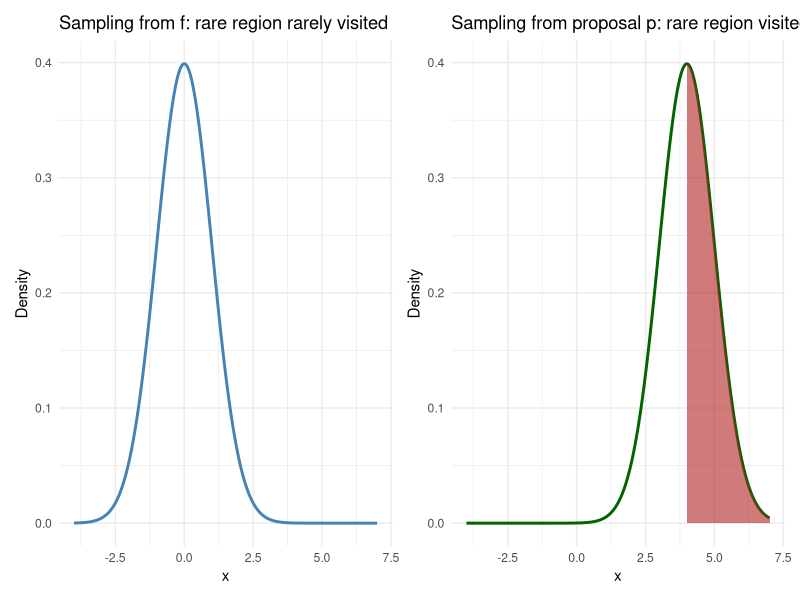
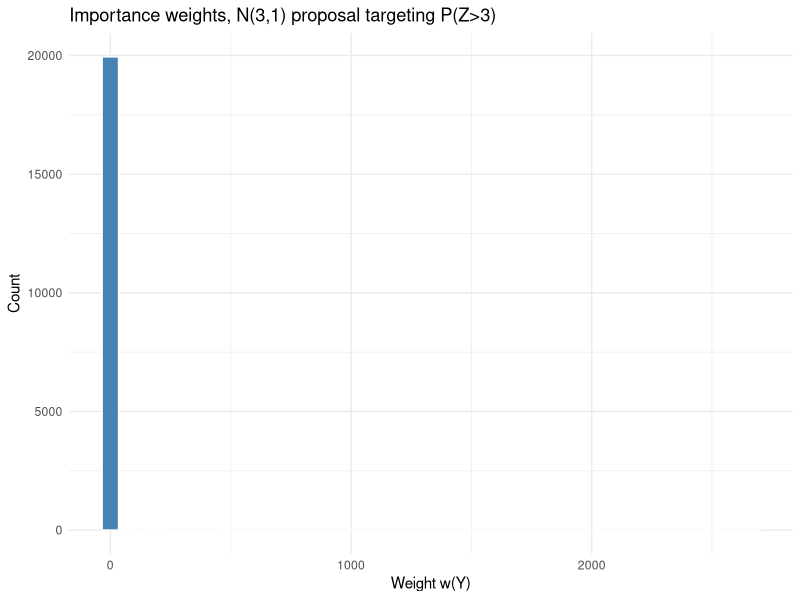
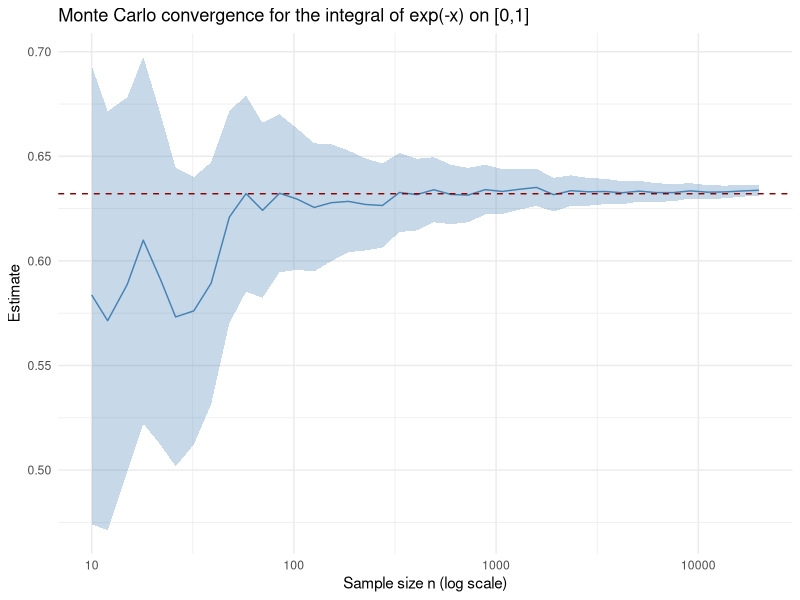

The R source for these figures, in order:
## ---- chunk 1
knitr::opts_chunk$set(
    echo = TRUE,
    warning = FALSE,
    message = FALSE,
    fig.align = "center",
    fig.width = 7,
    fig.height = 4.5
)

set.seed(123)
library(tidyverse)
library(ggplot2)
library(dplyr)
library(knitr)
library(kableExtra)
library(gridExtra)
library(patchwork)
## ---- chunk 2
x_grid <- seq(-4, 7, length.out = 400)
f_density <- dnorm(x_grid, 0, 1)
p_density <- dnorm(x_grid, 4, 1)

rare_region <- tibble(x = x_grid[x_grid >= 4], y = dnorm(x_grid[x_grid >= 4], 0, 1))

p_naive <- ggplot() +
  geom_line(data = tibble(x = x_grid, y = f_density), aes(x, y), colour = "steelblue", linewidth = 1) +
  geom_area(data = rare_region, aes(x, y), fill = "firebrick", alpha = 0.6) +
  labs(title = "Sampling from f: rare region rarely visited", x = "x", y = "Density") +
  theme_minimal(base_size = 11)

p_importance <- ggplot() +
  geom_line(data = tibble(x = x_grid, y = p_density), aes(x, y), colour = "darkgreen", linewidth = 1) +
  geom_area(data = rare_region, aes(x, y = dnorm(x, 4, 1)), fill = "firebrick", alpha = 0.6) +
  labs(title = "Sampling from proposal p: rare region visited often", x = "x", y = "Density") +
  theme_minimal(base_size = 11)

p_naive + p_importance
## ---- chunk 3
set.seed(123)

#' Basic Monte Carlo integration estimator
#'
#' Purpose: implements Algorithm 3.1.
#'
#' Arguments:
#'   sampler_function     zero-argument function returning one draw from f
#'   integrand_function   the function g to average
#'   sample_size          number of Monte Carlo draws
#'
#' Returns:
#'   a list with the point estimate and standard error
#'
#' Example:
#'   monte_carlo_integrate(function() runif(1), function(x) exp(-x), 2000)
monte_carlo_integrate <- function(sampler_function, integrand_function, sample_size) {
  simulated_draws <- vapply(seq_len(sample_size), function(i) sampler_function(), numeric(1))
  g_values <- integrand_function(simulated_draws)

  list(
    estimate = mean(g_values),
    standard_error = sd(g_values) / sqrt(sample_size)
  )
}

#' Importance sampling estimator
#'
#' Purpose: implements Algorithm 3.2.
#'
#' Arguments:
#'   proposal_sampler      zero-argument function returning one draw from p
#'   target_density        function evaluating f(x)
#'   proposal_density       function evaluating p(x)
#'   integrand_function     the function g
#'   sample_size            number of importance samples
#'
#' Returns:
#'   a list with the point estimate, standard error, and importance
#'   weights (useful for diagnosing weight degeneracy)
#'
#' Example:
#'   importance_sampling_estimate(
#'     function() rnorm(1, mean = 3, sd = 1),
#'     function(x) dnorm(x, 0, 1),
#'     function(x) dnorm(x, 3, 1),
#'     function(x) as.numeric(x > 3),
#'     2000
#'   )
importance_sampling_estimate <- function(proposal_sampler, target_density, proposal_density,
                                          integrand_function, sample_size) {
  simulated_draws <- vapply(seq_len(sample_size), function(i) proposal_sampler(), numeric(1))
  importance_weights <- target_density(simulated_draws) / proposal_density(simulated_draws)
  weighted_values <- integrand_function(simulated_draws) * importance_weights

  list(
    estimate = mean(weighted_values),
    standard_error = sd(weighted_values) / sqrt(sample_size),
    weights = importance_weights
  )
}

#' Self-normalized importance sampling estimator
#'
#' Purpose: implements Algorithm 3.3, for a target known only up to a
#' normalizing constant.
#'
#' Arguments:
#'   proposal_sampler        zero-argument function returning one draw from p
#'   unnormalized_target     function evaluating the unnormalized target
#'   proposal_density         function evaluating p(x)
#'   integrand_function       the function g
#'   sample_size              number of importance samples
#'
#' Returns:
#'   the self-normalized point estimate (numeric scalar)
#'
#' Example:
#'   self_normalized_is(
#'     function() rnorm(1, 0, 2),
#'     function(x) exp(-x^2 / 2),
#'     function(x) dnorm(x, 0, 2),
#'     function(x) x^2,
#'     2000
#'   )
self_normalized_is <- function(proposal_sampler, unnormalized_target, proposal_density,
                                integrand_function, sample_size) {
  simulated_draws <- vapply(seq_len(sample_size), function(i) proposal_sampler(), numeric(1))
  unnormalized_weights <- unnormalized_target(simulated_draws) / proposal_density(simulated_draws)

  sum(integrand_function(simulated_draws) * unnormalized_weights) / sum(unnormalized_weights)
}
## ---- chunk 4
set.seed(123)

true_theta <- 1 - exp(-1)
n_trials <- 1000
sample_size_mc <- 500
coverage_hits <- logical(n_trials)

for (trial in seq_len(n_trials)) {
  draws <- runif(sample_size_mc)
  g_vals <- exp(-draws)
  est <- mean(g_vals)
  se <- sd(g_vals) / sqrt(sample_size_mc)
  coverage_hits[trial] <- (true_theta >= est - 1.96 * se) && (true_theta <= est + 1.96 * se)
}

tibble(
  Quantity = c("Nominal coverage", "Empirical coverage (1000 trials)"),
  Value = c(0.95, mean(coverage_hits))
) %>%
  kable(digits = 4, caption = "Coverage of the Monte Carlo 95% CLT-based confidence interval")
## ---- chunk 5
set.seed(123)

n_is_sim <- 20000

naive_estimate <- monte_carlo_integrate(
  function() rnorm(1, 0, 1), function(x) as.numeric(x > 3), n_is_sim
)

is_estimate <- importance_sampling_estimate(
  function() rnorm(1, mean = 3, sd = 1),
  function(x) dnorm(x, 0, 1),
  function(x) dnorm(x, 3, 1),
  function(x) as.numeric(x > 3),
  n_is_sim
)

true_p3 <- 1 - pnorm(3)

tibble(
  Method = c("Naive Monte Carlo", "Importance Sampling (N(3,1) proposal)"),
  Estimate = c(naive_estimate$estimate, is_estimate$estimate),
  Standard_Error = c(naive_estimate$standard_error, is_estimate$standard_error),
  True_Value = true_p3
) %>%
  kable(digits = 6, caption = "Estimating P(Z > 3): naive Monte Carlo vs. importance sampling, same n")
## ---- chunk 6
set.seed(123)

extreme_threshold <- 4.5
true_p_extreme <- 1 - pnorm(extreme_threshold)

n_extreme <- 20000
naive_extreme <- monte_carlo_integrate(
  function() rnorm(1, 0, 1), function(x) as.numeric(x > extreme_threshold), n_extreme
)
is_extreme <- importance_sampling_estimate(
  function() rnorm(1, mean = extreme_threshold, sd = 1),
  function(x) dnorm(x, 0, 1),
  function(x) dnorm(x, extreme_threshold, 1),
  function(x) as.numeric(x > extreme_threshold),
  n_extreme
)

tibble(
  Method = c("Naive Monte Carlo", "Importance Sampling"),
  Estimate = c(naive_extreme$estimate, is_extreme$estimate),
  Standard_Error = c(naive_extreme$standard_error, is_extreme$standard_error),
  True_Value = true_p_extreme
) %>%
  kable(digits = 8, caption = "Estimating P(Z > 4.5) (true value approx 3.4e-6): naive MC typically observes zero hits")
## ---- chunk 7
ggplot(tibble(weight = is_estimate$weights), aes(x = weight)) +
  geom_histogram(bins = 40, fill = "steelblue", colour = "white") +
  labs(title = "Importance weights, N(3,1) proposal targeting P(Z>3)", x = "Weight w(Y)", y = "Count") +
  theme_minimal(base_size = 11)
## ---- chunk 8
set.seed(123)

n_sequence <- round(10^seq(1, 4.3, length.out = 40))
running_draws <- runif(max(n_sequence))
running_g <- exp(-running_draws)
running_mean <- cumsum(running_g) / seq_along(running_g)
running_se <- sqrt(cumsum((running_g - mean(running_g))^2) / seq_along(running_g)^2)

trace_df <- tibble(
  n = seq_along(running_g),
  estimate = running_mean,
  se = running_se
) %>% filter(n %in% n_sequence)

ggplot(trace_df, aes(x = n, y = estimate)) +
  geom_ribbon(aes(ymin = estimate - 1.96 * se, ymax = estimate + 1.96 * se), fill = "steelblue", alpha = 0.3) +
  geom_line(colour = "steelblue") +
  geom_hline(yintercept = 1 - exp(-1), colour = "darkred", linetype = "dashed") +
  scale_x_log10() +
  labs(
    title = "Monte Carlo convergence for the integral of exp(-x) on [0,1]",
    x = "Sample size n (log scale)", y = "Estimate"
  ) +
  theme_minimal(base_size = 11)
